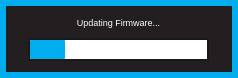
<?xml version="1.0" encoding="UTF-8"?>
<ui version="4.0">
 <class>FwProgressForm</class>
 <widget class="QWidget" name="FwProgressForm">
  <property name="geometry">
   <rect>
    <x>0</x>
    <y>0</y>
    <width>238</width>
    <height>78</height>
   </rect>
  </property>
  <property name="windowTitle">
   <string>Form</string>
  </property>
  <property name="styleSheet">
   <string notr="true">QWidget
{
	background:		rgba(35,31,32,255);
	border: 6px solid rgba(0,174,239,255);
}  

QWidget:hover
{
	/*border:				3px solid rgb(0, 126, 126)*/
}        

/* ---------- QLabels ------------*/
QLabel
{
	background:		rgba(0,0,0,0);
	color: 				white;
	font: 				7pt &quot;Futura&quot;;
	border:				none;
}

QLabel:hover
{
	border:				none;
}  

/* ---------- QSpinBox ------------*/
QSpinBox
{
	font: 7pt &quot;Futura&quot;;
	border: 2px solid rgb(0,174,239);
	background-color: rgba(0, 0, 0, 255);
	color: white;
	padding:0, 3, 0, 0;
}

QSpinBox::focus
{
	border: none;
	outline: none;
}

/* ---------- QLineEdit ------------*/
QLineEdit
{
	font: 7pt &quot;Futura&quot;;
	background: rgba(0,174,239,0);
	border: 2px solid rgba(0,174,239,255);
	border-radius: 0px;
	color: white;
	padding-left: 2px;
	padding-bottom: 2px;
}

QLineEdit:focus
{
	font: 7pt &quot;Futura&quot;;
	background: rgba(0,174,239,0);
	border: 2px solid white;
	border-radius: 0px;
	color: white;
	padding-left: 2px;
	padding-bottom: 2px;
}

/* ---------- QCheckBox ------------*/
QCheckBox
{
	font: 7pt &quot;Futura&quot;;
	background:rgba(0,174,239,0);
	color: white;
	padding:0, 3, 0, 0;
	border: none;
}

QCheckBox:focus
{
	background:rgba(0,174,239,0);
}


/* ------- QStackedWidget ---------*/
QStackedWidget
{
border-top: 1px solid white;
background: black;
}

/*---------- QPushButton ---------*/
QPushButton
{
	border: 2px solid rgba(0,174,239,255);
	font: 7pt &quot;Futura&quot;;
	color: white;
}

QWidget:focus
{
outline: none;
border: 2px solid rgba(255,255,255,255);
}

/*---------- QProgress Bar ---------*/
QProgressBar 
{
border: 2px solid rgb(25,25,25);
padding: 0px;
background: white;
 }

QProgressBar::chunk
{
background-color: rgba(0,174,239,255);
border-radius: 1px;
}

</string>
  </property>
  <widget class="QFrame" name="warningFrame">
   <property name="geometry">
    <rect>
     <x>0</x>
     <y>0</y>
     <width>238</width>
     <height>78</height>
    </rect>
   </property>
   <property name="focusPolicy">
    <enum>Qt::NoFocus</enum>
   </property>
   <property name="styleSheet">
    <string notr="true">QFrame
{
	background:		rgba(35,31,32,255);
	border: 6px solid rgba(0,174,239,255);
}  </string>
   </property>
   <property name="frameShape">
    <enum>QFrame::StyledPanel</enum>
   </property>
   <property name="frameShadow">
    <enum>QFrame::Raised</enum>
   </property>
   <widget class="QFrame" name="warningSubFrame">
    <property name="geometry">
     <rect>
      <x>8</x>
      <y>8</y>
      <width>221</width>
      <height>61</height>
     </rect>
    </property>
    <property name="focusPolicy">
     <enum>Qt::NoFocus</enum>
    </property>
    <property name="styleSheet">
     <string notr="true">QFrame 
{
background: rgba(0,0,0,0);
border:none;
}
</string>
    </property>
    <property name="frameShape">
     <enum>QFrame::StyledPanel</enum>
    </property>
    <property name="frameShadow">
     <enum>QFrame::Raised</enum>
    </property>
    <widget class="QLabel" name="found">
     <property name="geometry">
      <rect>
       <x>0</x>
       <y>-1</y>
       <width>221</width>
       <height>31</height>
      </rect>
     </property>
     <property name="focusPolicy">
      <enum>Qt::NoFocus</enum>
     </property>
     <property name="styleSheet">
      <string notr="true">font: 7pt;</string>
     </property>
     <property name="text">
      <string>Updating Firmware...</string>
     </property>
     <property name="alignment">
      <set>Qt::AlignCenter</set>
     </property>
    </widget>
    <widget class="QProgressBar" name="progressBar">
     <property name="geometry">
      <rect>
       <x>20</x>
       <y>30</y>
       <width>181</width>
       <height>23</height>
      </rect>
     </property>
     <property name="focusPolicy">
      <enum>Qt::NoFocus</enum>
     </property>
     <property name="styleSheet">
      <string notr="true"/>
     </property>
     <property name="value">
      <number>20</number>
     </property>
     <property name="alignment">
      <set>Qt::AlignCenter</set>
     </property>
     <property name="textVisible">
      <bool>false</bool>
     </property>
    </widget>
   </widget>
  </widget>
 </widget>
 <resources/>
 <connections/>
</ui>
